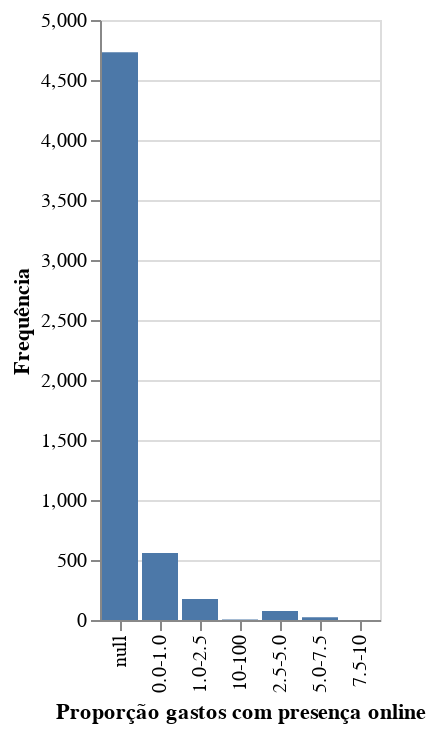

Write notebook code for a chart like this one.
### Code cell
import altair as alt    
alt.data_transformers.disable_max_rows()

alt.Chart(muni_uf_16).mark_bar().encode(
        alt.X('prop_categ',
          title = 'Proporção gastos com presença online',
          #bin = alt.Bin(extent = [0, 100], step = 2)
          ),
        alt.Y('count()',
          title = 'Frequência'))

### Figure 1 — Vega-Lite specification as saved in the notebook (floating-point values rounded to 4 significant figures; data arrays with more than 128 entries replaced by an {"elided": "..."} marker saying what was removed)
{"config": {"view": {"continuousWidth": 400, "continuousHeight": 300}}, "data": {"name": "data-1744e50b128554deca5aa32a3db0325d"}, "mark": "bar", "encoding": {"x": {"type": "nominal", "field": "prop_categ", "title": "Proporção gastos com presença online"}, "y": {"type": "quantitative", "aggregate": "count", "title": "Frequência"}}, "$schema": "https://vega.github.io/schema/vega-lite/v4.8.1.json", "datasets": {"data-1744e50b128554deca5aa32a3db0325d": {"elided": "5568 records"}}}
